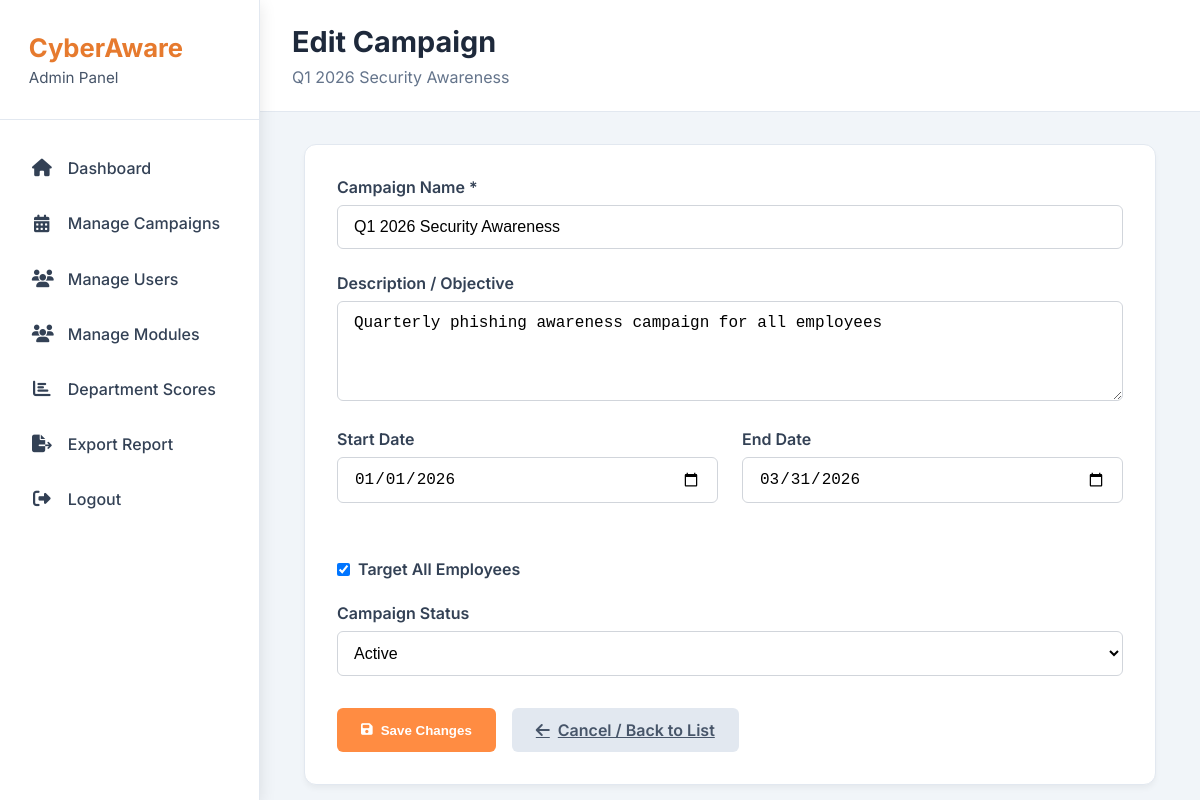
Page /admin/campaign-edit.php?id=1 (signed in) on the committed database.
### tables this page shows
CREATE TABLE `campaigns` (
  `id` int(11) NOT NULL,
  `name` varchar(150) NOT NULL,
  `description` text DEFAULT NULL,
  `start_date` date DEFAULT NULL,
  `end_date` date DEFAULT NULL,
  `created_by` int(11) NOT NULL,
  `status` enum('draft','active','completed','archived') DEFAULT 'draft',
  `target_all` tinyint(1) DEFAULT 0,
  `created_at` datetime DEFAULT current_timestamp(),
  `updated_at` datetime DEFAULT NULL ON UPDATE current_timestamp()
);

### admin/campaign-edit.php (the view, shortened to what this page needs)
<?php
$pdo = getDBConnection();
$campaign_id = isset($_GET['id']) ? (int)$_GET['id'] : 0;
$stmt = $pdo->prepare("
    SELECT * FROM campaigns
    WHERE id = ?
");
$stmt->execute([$campaign_id]);
$campaign = $stmt->fetch(PDO::FETCH_ASSOC);
?>
<!DOCTYPE html>
<html lang="en">
<head>
    <link rel="stylesheet" href="https://cdnjs.cloudflare.com/ajax/libs/font-awesome/6.4.0/css/all.min.css">
</head>
<body>
<?php include 'admin-sidebar.php'; ?>
<main class="main-content">
    <header class="header">
        <h1>Edit Campaign</h1>
        <div style="color:#64748b;"><?= htmlspecialchars($campaign['name']) ?></div>
    </header>
    <div class="container">
        <div class="card">
            <form method="POST">
                <div class="form-group">
                    <label for="name">Campaign Name *</label>
                    <input type="text" id="name" name="name" required
                           value="<?= htmlspecialchars($campaign['name']) ?>">
                </div>
                <div class="form-group">
                    <label for="description">Description / Objective</label>
                    <textarea name="description" id="description"
                              placeholder="Campaign goals and details..."><?= htmlspecialchars($campaign['description'] ?? '') ?></textarea>
                </div>
                <div style="display:grid; grid-template-columns:1fr 1fr; gap:1.5rem; margin-bottom:2rem;">
                    <div class="form-group">
                        <label for="start_date">Start Date</label>
                        <input type="date" id="start_date" name="start_date"
                               value="<?= htmlspecialchars($campaign['start_date'] ?? '') ?>">
                    </div>
                    <div class="form-group">
                        <label for="end_date">End Date</label>
                        <input type="date" id="end_date" name="end_date"
                               value="<?= htmlspecialchars($campaign['end_date'] ?? '') ?>">
                    </div>
                </div>
                <div class="form-group">
                    <label class="checkbox-label" style="background:none; padding:0;">
                        <input type="checkbox" name="target_all" id="target_all" value="1"
                               <?= $campaign['target_all'] ? 'checked' : '' ?>>
                        <span>Target All Employees</span>
                    </label>
                </div>
                <div class="form-group">
                    <label for="status">Campaign Status</label>
                    <select name="status" id="status" class="status-select">
                        <option value="active"    <?= $campaign['status']==='active'    ? 'selected' : '' ?>>Active</option>
                    </select>
                </div>
                <div style="margin-top: 2rem; display:flex; gap:1rem; flex-wrap:wrap;">
                    <button type="submit" class="btn btn-primary">
                        <i class="fas fa-save"></i> Save Changes
                    </button>
                    <a href="campaigns.php" class="btn btn-secondary">
                        <i class="fas fa-arrow-left"></i> Cancel / Back to List
                    </a>
                </div>
            </form>
        </div>
    </div>
</main>
</body>
</html>

### admin/campaign-edit.php (style rules this page uses)
:root { --primary: #FF8C42; --primary-dark: #E67A2E; --success: #00A65A; --danger: #DD4B39; --gray-50: #f8fafc; --gray-100: #f1f5f9; --gray-200: #e2e8f0; --gray-700: #334155; --white: #FFFFFF; --sidebar-width: 260px; }
* { margin:0; padding:0; box-sizing:border-box; }
body { font-family: 'Inter', system-ui, sans-serif; background: var(--gray-100); color: #1e293b; }
.main-content { margin-left: var(--sidebar-width); min-height: 100vh; }
.header { background: white; border-bottom: 1px solid var(--gray-200); padding: 1.5rem 2rem; position: sticky; top: 0; z-index: 10; }
.container { max-width: 900px; margin: 2rem auto; padding: 0 1.5rem; }
.card { background: white; border-radius: 12px; border: 1px solid #e2e8f0; padding: 2rem; box-shadow: 0 4px 6px -1px rgba(0,0,0,0.05); }
h1 { font-size: 1.8rem; margin: 0 0 0.5rem 0; }
.form-group { margin-bottom: 1.5rem; }
label { display: block; margin-bottom: 0.5rem; font-weight: 600; color: var(--gray-700); }
input[type="text"], input[type="date"], textarea, select { width: 100%; padding: 0.75rem 1rem; border: 1px solid #d1d5db; border-radius: 6px; font-size: 1rem; }
textarea { min-height: 100px; resize: vertical; }
.checkbox-label { display: flex; align-items: center; gap: 0.5rem; padding: 0.75rem; background: var(--gray-50); border-radius: 6px; cursor: pointer; }
.btn { padding: 0.75rem 1.5rem; border: none; border-radius: 6px; font-weight: 600; cursor: pointer; display: inline-flex; align-items: center; gap: 0.5rem; }
.btn-primary { background: var(--primary); color: white; }
.btn-secondary { background: #e2e8f0; color: #475569; }
.status-select { padding: 0.75rem; border: 1px solid #d1d5db; border-radius: 6px; background: white; }

### admin/admin-sidebar.php (style rules this page uses)
:root { --primary: #FF8C42; --primary-dark: #E67A2E; --primary-light: #FFF4ED; --gray-50: #f8fafc; --gray-100: #f1f5f9; --gray-200: #e2e8f0; --gray-600: #475569; --gray-700: #334155; --gray-800: #1e293b; --sidebar-width: 260px; --shadow-md: 0 4px 16px rgba(0,0,0,0.1); --radius: 12px; }

### rows in the picture
campaigns: name "Q1 2026 Security Awareness", description "Quarterly phishing awareness campaign for all employees", start_date "01/01/2026", end_date "03/31/2026", target_all "☑", status "Active"
